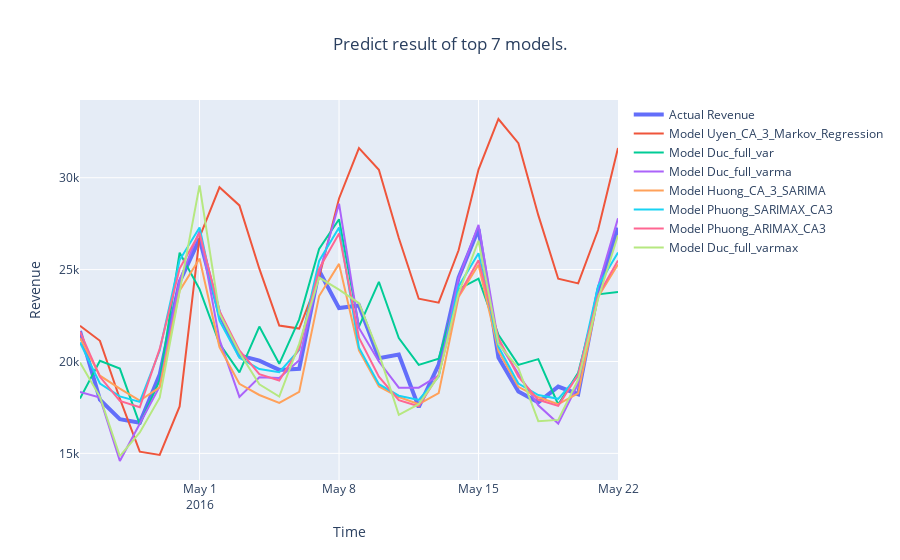

Source (notebook cell):
### Code cell
plot_line_chart(test_revenue_CA_3, result_list, top_models)
